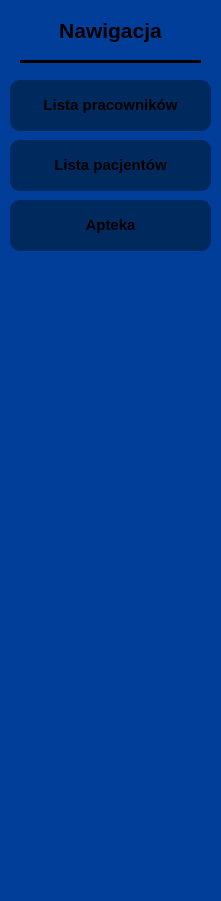
   <widget class="QGroupBox" name="groupBox">
    <property name="geometry">
     <rect>
      <x>10</x>
      <y>80</y>
      <width>221</width>
      <height>901</height>
     </rect>
    </property>
    <property name="styleSheet">
     <string notr="true">background-color: rgb(0, 62, 154);
border-radius: 10px;</string>
    </property>
    <property name="title">
     <string/>
    </property>
    <widget class="QTextBrowser" name="textBrowser_4">
     <property name="geometry">
      <rect>
       <x>10</x>
       <y>80</y>
       <width>201</width>
       <height>51</height>
      </rect>
     </property>
     <property name="styleSheet">
      <string notr="true">background-color: rgb(0, 41, 94);
border-radius: 10px;</string>
     </property>
    </widget>
    <widget class="QTextBrowser" name="textBrowser_7">
     <property name="geometry">
      <rect>
       <x>10</x>
       <y>140</y>
       <width>201</width>
       <height>51</height>
      </rect>
     </property>
     <property name="styleSheet">
      <string notr="true">background-color: rgb(0, 41, 94);
border-radius: 10px;</string>
     </property>
    </widget>
    <widget class="QLabel" name="label_3">
     <property name="geometry">
      <rect>
       <x>20</x>
       <y>90</y>
       <width>181</width>
       <height>31</height>
      </rect>
     </property>
     <property name="font">
      <font>
       <pointsize>11</pointsize>
       <bold>true</bold>
      </font>
     </property>
     <property name="layoutDirection">
      <enum>Qt::LayoutDirection::LeftToRight</enum>
     </property>
     <property name="styleSheet">
      <string notr="true">background-color: rgb(0, 41, 94);</string>
     </property>
     <property name="text">
      <string>Lista pracowników</string>
     </property>
     <property name="textFormat">
      <enum>Qt::TextFormat::RichText</enum>
     </property>
     <property name="alignment">
      <set>Qt::AlignmentFlag::AlignCenter</set>
     </property>
    </widget>
    <widget class="QLabel" name="label_4">
     <property name="geometry">
      <rect>
       <x>20</x>
       <y>150</y>
       <width>181</width>
       <height>31</height>
      </rect>
     </property>
     <property name="font">
      <font>
       <pointsize>11</pointsize>
       <bold>true</bold>
      </font>
     </property>
     <property name="layoutDirection">
      <enum>Qt::LayoutDirection::LeftToRight</enum>
     </property>
     <property name="styleSheet">
      <string notr="true">background-color: rgb(0, 41, 94);</string>
     </property>
     <property name="text">
      <string>Lista pacjentów</string>
     </property>
     <property name="textFormat">
      <enum>Qt::TextFormat::RichText</enum>
     </property>
     <property name="alignment">
      <set>Qt::AlignmentFlag::AlignCenter</set>
     </property>
    </widget>
    <widget class="QLabel" name="label_8">
     <property name="geometry">
      <rect>
       <x>10</x>
       <y>10</y>
       <width>201</width>
       <height>41</height>
      </rect>
     </property>
     <property name="font">
      <font>
       <pointsize>16</pointsize>
       <bold>true</bold>
      </font>
     </property>
     <property name="layoutDirection">
      <enum>Qt::LayoutDirection::LeftToRight</enum>
     </property>
     <property name="styleSheet">
      <string notr="true">background-color: rgb(0, 62, 154);</string>
     </property>
     <property name="text">
      <string>Nawigacja</string>
     </property>
     <property name="textFormat">
      <enum>Qt::TextFormat::RichText</enum>
     </property>
     <property name="alignment">
      <set>Qt::AlignmentFlag::AlignCenter</set>
     </property>
    </widget>
    <widget class="Line" name="line">
     <property name="geometry">
      <rect>
       <x>20</x>
       <y>60</y>
       <width>181</width>
       <height>3</height>
      </rect>
     </property>
     <property name="styleSheet">
      <string notr="true">background-color: black;</string>
     </property>
     <property name="orientation">
      <enum>Qt::Orientation::Horizontal</enum>
     </property>
    </widget>
    <widget class="QTextBrowser" name="textBrowser_8">
     <property name="geometry">
      <rect>
       <x>10</x>
       <y>200</y>
       <width>201</width>
       <height>51</height>
      </rect>
     </property>
     <property name="styleSheet">
      <string notr="true">background-color: rgb(0, 41, 94);
border-radius: 10px;</string>
     </property>
    </widget>
    <widget class="QLabel" name="label_5">
     <property name="geometry">
      <rect>
       <x>20</x>
       <y>210</y>
       <width>181</width>
       <height>31</height>
      </rect>
     </property>
     <property name="font">
      <font>
       <pointsize>11</pointsize>
       <bold>true</bold>
      </font>
     </property>
     <property name="layoutDirection">
      <enum>Qt::LayoutDirection::LeftToRight</enum>
     </property>
     <property name="styleSheet">
      <string notr="true">background-color: rgb(0, 41, 94);</string>
     </property>
     <property name="text">
      <string>Apteka</string>
     </property>
     <property name="textFormat">
      <enum>Qt::TextFormat::RichText</enum>
     </property>
     <property name="alignment">
      <set>Qt::AlignmentFlag::AlignCenter</set>
     </property>
    </widget>
   </widget>
